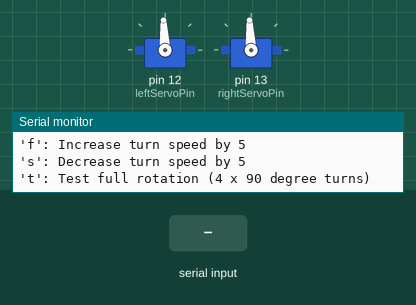
Bench run of a sketch on a simulated Arduino Uno, built with avr-gcc and run on an emulated ATmega328P. On the bench: 2 × servo, the last lines printed to the serial monitor. The inputs (shaded band) are chosen by the test bench.

Above: at 1.4 s.
1.5 s: "t" received over Serial
At 2.8 s:
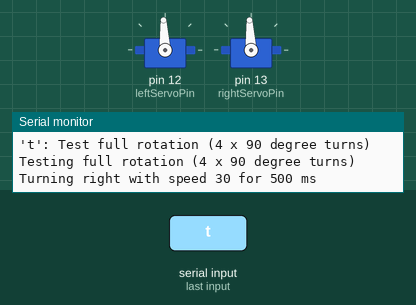
Timing chart, 0 to 8.0 s (numbered marks = the images above; inputs shaded):
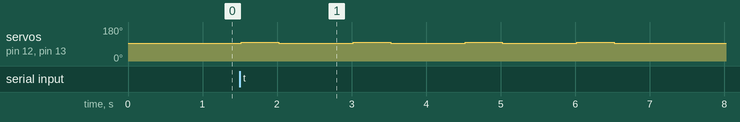

Measured:
- after the input at 1.5 s, servo on pin 12 (leftServoPin), servo on pin 13 (rightServoPin): alternates 99° for 0.50 s and 93° for 1.0 s, 8 changes in all, then stays 93°, starting at once

The sketch:

turn_calibration.ino
```cpp
#include <Servo.h>

// Servo Pins
const int leftServoPin = 12;
const int rightServoPin = 13;

Servo leftServo;
Servo rightServo;

// Constants for servo control
const int SERVO_STOP = 1500;
const int SERVO_MAX_FORWARD = 1300;
const int SERVO_MAX_REVERSE = 1700;

// Variables for turn calibration
int turnSpeed = 30;  // Initial turn speed
int turnTime = 500;  // Initial turn time (in milliseconds)

void setup() {
  leftServo.attach(leftServoPin);
  rightServo.attach(rightServoPin);

  leftServo.writeMicroseconds(SERVO_STOP);
  rightServo.writeMicroseconds(SERVO_STOP);

  Serial.begin(9600);
  Serial.println("TurnRobot Function Calibration");
  Serial.println("Commands:");
  Serial.println("'l': Turn left 90 degrees");
  Serial.println("'r': Turn right 90 degrees");
  Serial.println("'+': Increase turn time by 50ms");
  Serial.println("'-': Decrease turn time by 50ms");
  Serial.println("'f': Increase turn speed by 5");
  Serial.println("'s': Decrease turn speed by 5");
  Serial.println("'t': Test full rotation (4 x 90 degree turns)");
}

void loop() {
  if (Serial.available() > 0) {
    char command = Serial.read();
    switch (command) {
      case 'l':
        turnRobot(-90);
        break;
      case 'r':
        turnRobot(90);
        break;
      case '+':
        turnTime += 50;
        Serial.print("Turn time increased to: ");
        Serial.println(turnTime);
        break;
      case '-':
        turnTime -= 50;
        if (turnTime < 0) turnTime = 0;
        Serial.print("Turn time decreased to: ");
        Serial.println(turnTime);
        break;
      case 'f':
        turnSpeed += 5;
        if (turnSpeed > 100) turnSpeed = 100;
        Serial.print("Turn speed increased to: ");
        Serial.println(turnSpeed);
        break;
      case 's':
        turnSpeed -= 5;
        if (turnSpeed < 0) turnSpeed = 0;
        Serial.print("Turn speed decreased to: ");
        Serial.println(turnSpeed);
        break;
      case 't':
        testFullRotation();
        break;
    }
  }
}

void turnRobot(int angle) {
  Serial.print("Turning ");
  Serial.print(angle > 0 ? "right" : "left");
  Serial.print(" with speed ");
  Serial.print(turnSpeed);
  Serial.print(" for ");
  Serial.print(turnTime);
  Serial.println(" ms");

  int actualTurnTime = map(abs(angle), 0, 90, 0, turnTime);

  if (angle > 0) {
    moveRobot(-turnSpeed, turnSpeed);  // Turn right
  } else {
    moveRobot(turnSpeed, -turnSpeed);  // Turn left
  }

  delay(actualTurnTime);
  moveRobot(0, 0);  // Stop turning
}

void testFullRotation() {
  Serial.println("Testing full rotation (4 x 90 degree turns)");
  for (int i = 0; i < 4; i++) {
    turnRobot(90);
    delay(1000);  // Pause between turns
  }
  Serial.println("Full rotation test complete");
}

void moveRobot(int leftSpeed, int rightSpeed) {
  int leftMs = map(leftSpeed, -100, 100, SERVO_MAX_REVERSE, SERVO_MAX_FORWARD);
  int rightMs = map(rightSpeed, -100, 100, SERVO_MAX_FORWARD, SERVO_MAX_REVERSE);

  leftServo.writeMicroseconds(leftMs);
  rightServo.writeMicroseconds(rightMs);
}
```
